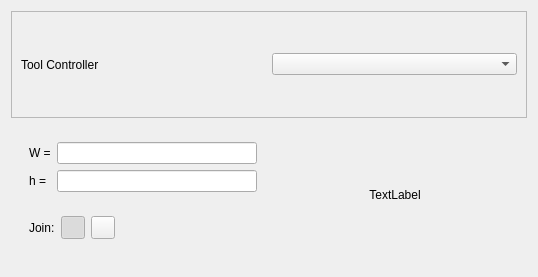
<?xml version="1.0" encoding="UTF-8"?>
<ui version="4.0">
 <class>Form</class>
 <widget class="QWidget" name="Form">
  <property name="geometry">
   <rect>
    <x>0</x>
    <y>0</y>
    <width>538</width>
    <height>277</height>
   </rect>
  </property>
  <property name="windowTitle">
   <string>Form</string>
  </property>
  <layout class="QVBoxLayout" name="verticalLayout">
   <item>
    <widget class="QFrame" name="frame">
     <property name="frameShape">
      <enum>QFrame::StyledPanel</enum>
     </property>
     <property name="frameShadow">
      <enum>QFrame::Raised</enum>
     </property>
     <layout class="QHBoxLayout" name="horizontalLayout">
      <item>
       <widget class="QLabel" name="label">
        <property name="text">
         <string>Tool Controller</string>
        </property>
       </widget>
      </item>
      <item>
       <widget class="QComboBox" name="toolController">
        <property name="toolTip">
         <string>&lt;html&gt;&lt;head/&gt;&lt;body&gt;&lt;p&gt;The tool and its settings to be used for this operation.&lt;/p&gt;&lt;/body&gt;&lt;/html&gt;</string>
        </property>
       </widget>
      </item>
     </layout>
    </widget>
   </item>
   <item>
    <widget class="QWidget" name="widget" native="true">
     <layout class="QHBoxLayout" name="horizontalLayout_2">
      <item>
       <widget class="QWidget" name="widget_3" native="true">
        <layout class="QVBoxLayout" name="verticalLayout_2">
         <property name="leftMargin">
          <number>0</number>
         </property>
         <property name="topMargin">
          <number>0</number>
         </property>
         <property name="rightMargin">
          <number>0</number>
         </property>
         <property name="bottomMargin">
          <number>9</number>
         </property>
         <item>
          <widget class="QWidget" name="widget_2" native="true">
           <layout class="QFormLayout" name="formLayout">
            <property name="fieldGrowthPolicy">
             <enum>QFormLayout::AllNonFixedFieldsGrow</enum>
            </property>
            <item row="1" column="0">
             <widget class="QLabel" name="label_3">
              <property name="text">
               <string>W =</string>
              </property>
             </widget>
            </item>
            <item row="1" column="1">
             <widget class="Gui::InputField" name="value_W">
              <property name="toolTip">
               <string>&lt;html&gt;&lt;head/&gt;&lt;body&gt;&lt;p&gt;Width of chamfer cut.&lt;/p&gt;&lt;/body&gt;&lt;/html&gt;</string>
              </property>
              <property name="unit" stdset="0">
               <string>mm</string>
              </property>
             </widget>
            </item>
            <item row="2" column="0">
             <widget class="QLabel" name="label_4">
              <property name="text">
               <string>h = </string>
              </property>
             </widget>
            </item>
            <item row="2" column="1">
             <widget class="Gui::InputField" name="value_h">
              <property name="toolTip">
               <string>&lt;html&gt;&lt;head/&gt;&lt;body&gt;&lt;p&gt;Extra depth of tool immersion.&lt;/p&gt;&lt;/body&gt;&lt;/html&gt;</string>
              </property>
              <property name="unit" stdset="0">
               <string>mm</string>
              </property>
             </widget>
            </item>
           </layout>
          </widget>
         </item>
         <item>
          <widget class="QFrame" name="joinFrame">
           <layout class="QGridLayout" name="gridLayout">
            <item row="0" column="0">
             <widget class="QLabel" name="label_2">
              <property name="text">
               <string>Join:</string>
              </property>
             </widget>
            </item>
            <item row="0" column="3">
             <spacer name="horizontalSpacer">
              <property name="orientation">
               <enum>Qt::Horizontal</enum>
              </property>
              <property name="sizeHint" stdset="0">
               <size>
                <width>40</width>
                <height>20</height>
               </size>
              </property>
             </spacer>
            </item>
            <item row="0" column="2">
             <widget class="QToolButton" name="joinMiter">
              <property name="toolTip">
               <string>&lt;html&gt;&lt;head/&gt;&lt;body&gt;&lt;p&gt;Miter joint&lt;/p&gt;&lt;/body&gt;&lt;/html&gt;</string>
              </property>
              <property name="text">
               <string/>
              </property>
              <property name="checkable">
               <bool>true</bool>
              </property>
              <property name="autoExclusive">
               <bool>true</bool>
              </property>
             </widget>
            </item>
            <item row="0" column="1">
             <widget class="QToolButton" name="joinRound">
              <property name="toolTip">
               <string>&lt;html&gt;&lt;head/&gt;&lt;body&gt;&lt;p&gt;Round joint&lt;/p&gt;&lt;/body&gt;&lt;/html&gt;</string>
              </property>
              <property name="text">
               <string/>
              </property>
              <property name="checkable">
               <bool>true</bool>
              </property>
              <property name="checked">
               <bool>true</bool>
              </property>
              <property name="autoExclusive">
               <bool>true</bool>
              </property>
             </widget>
            </item>
           </layout>
          </widget>
         </item>
        </layout>
       </widget>
      </item>
      <item>
       <widget class="QLabel" name="opImage">
        <property name="sizePolicy">
         <sizepolicy hsizetype="Expanding" vsizetype="Preferred">
          <horstretch>0</horstretch>
          <verstretch>0</verstretch>
         </sizepolicy>
        </property>
        <property name="text">
         <string>TextLabel</string>
        </property>
        <property name="alignment">
         <set>Qt::AlignCenter</set>
        </property>
       </widget>
      </item>
     </layout>
    </widget>
   </item>
  </layout>
 </widget>
 <customwidgets>
  <customwidget>
   <class>Gui::InputField</class>
   <extends>QLineEdit</extends>
   <header>Gui/InputField.h</header>
  </customwidget>
 </customwidgets>
 <resources/>
 <connections/>
</ui>
